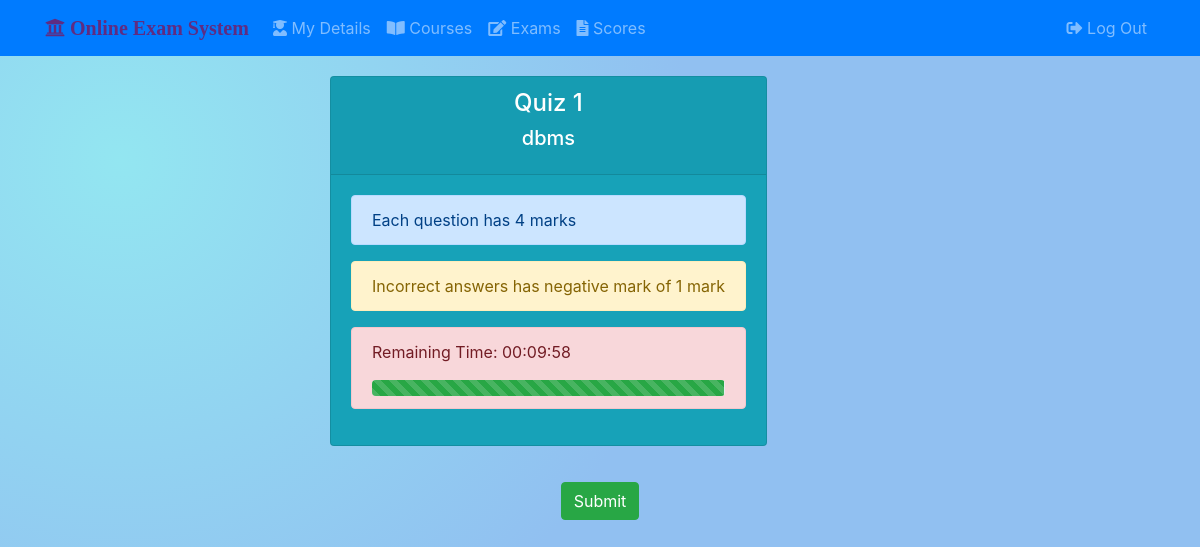
Before: /students/student001/exams/4 with the older database file.
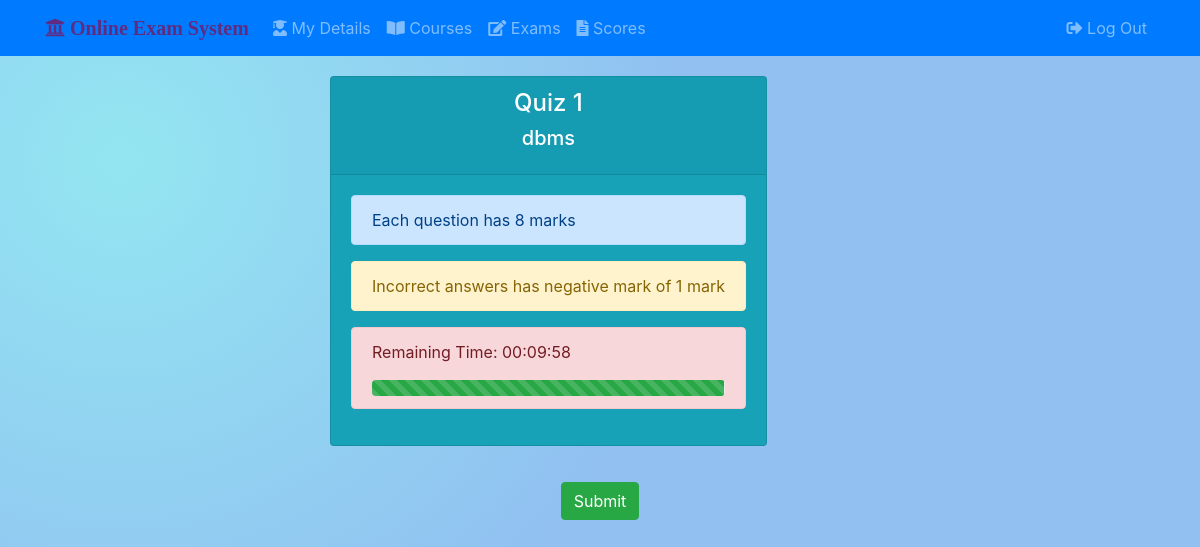
After: the same page with the newer database file.
### stud_app/models.py (models this page shows, shortened)
class Exam(models.Model):
    exam_name = models.CharField(max_length=40, unique=True)
    course_fk = models.ForeignKey(Course, verbose_name='Course', on_delete=models.CASCADE, null=True, blank=True)
    qn_mark = models.FloatField(default=4, null=True, blank=True)
    neg_mark = models.FloatField(default=1, null=True, blank=True)
    start_time = models.DateTimeField(null=True, blank=True)
    end_time = models.DateTimeField(null=True, blank=True)
    time_limit = models.DurationField(help_text='HH:MM:SS format') #widget=TimeDurationWidget(), required=False,
    is_active = models.BooleanField(default=True)
    created_on = models.DateTimeField(auto_now_add=True)
    updated_on = models.DateTimeField(auto_now=True)
    pub_date = models.DateTimeField('Date Published', auto_now_add=True, editable=False)
    def was_published_recently(self):
        now = timezone.now()
        return now - datetime.timedelta(days=1) <= self.pub_date <= now
    was_published_recently.short_description = 'Recently Published?'
    was_published_recently.boolean = True
    was_published_recently.admin_order_field = 'pub_date'
    class Meta:
        ordering = ['start_time',]

class Course(models.Model):
    course_code = models.CharField(max_length=6, unique=True)
    course_name = models.CharField(max_length=50)
    dept_fk = models.ForeignKey(Department, on_delete=models.CASCADE, null=True, blank=True)
    course_desc = models.TextField('Course Description',max_length=100,null=True,blank=True)

### stud_app/views.py (the view)
# urls.py: path('<username>/exams/<int:exam_id>', views.exam_view, name="exams"),
def exam_view(request, username, exam_id):
    student = get_object_or_404(Student, user__username = username)
    exam = Exam.objects.get(id=exam_id)
    questions = exam.question_set.all()
    if request.method == 'POST':
        total_marks = 0
        for qn in questions:
            selected = request.POST.getlist(str(qn.id))
            marked_correct = True
            for choice in qn.choice_set.all():
                if (choice.is_correct and str(choice.id) not in selected) or (not choice.is_correct and str(choice.id) in selected):
                    marked_correct = False
                    break
            if marked_correct:
                total_marks += exam.qn_mark
            else:
                if selected:
                    total_marks -= exam.neg_mark
        attendee = Attendee.objects.create(exam_fk=exam, student_fk=student, total_marks=total_marks)
        return HttpResponseRedirect(reverse('stud_app:scores', args=[username,]))
    else:
        context = {
                'username': username,
                'exam': exam,
                'questions': questions,
                'time_in_sec': int(exam.time_limit.total_seconds())
        }
        return render(request, 'stud_app/exam.html', context)

### stud_app/templates/stud_app/exam.html (shortened to what this page needs)
{% extends 'base.html' %}
{% load static %}
{% block head %}
    <link rel="stylesheet" href="{% static 'stud_app/css/exam.css' %}">
    <link rel="stylesheet" href="{% static 'stud_app/css/progressbar.css' %}">
{% endblock %}
{% block content %}
<div class="container">
<div class="row">
<div class="col-6 offset-3">
  <div class="card text-white bg-info mb-3 examcard">
    <div class="card-header"><h4 style="text-align: center;">{{ exam.exam_name }}</h4>
    <h5 class="card-title" style="text-align: center;">{{ exam.course_fk.course_name }}</h5>
    </div>
    <div class="card-body">
        <div class="alert alert-primary" role="alert">
            Each question has {{ exam.qn_mark }} mark{{ exam.qn_mark|pluralize }}
          </div>
      <div class="alert alert-warning" role="alert">
        Incorrect answers has negative mark of {{ exam.neg_mark }} mark{{ exam.neg_mark|pluralize }}
        </div>
        <div class="alert alert-danger" role="alert">
            <p>Remaining Time: <span id="pageBeginCountdownText">{{ time_in_sec }} seconds</span></p>
            <div class="progress">
                <div class="progress-bar progress-bar-animated progress-bar-striped bg-success" role="progressbar" style="width: 100%" aria-valuenow="{{ time_in_sec }}" aria-valuemin="0" aria-valuemax="{{ time_in_sec }}"></div>
            </div>
        </div>
    </div>
    </div>
  </div>
</div>
</div>
<form action="" method="post">
    <button type="button" class="btn btn-success" data-toggle="modal" data-target="#exampleModalCenter"
        id="mysubmit" style="display: block; margin:20px auto; margin-bottom: 20px;">Submit</button>
</form>
{% endblock content %}

Changed rows visible on the page:
changed Exam "Quiz 1": qn_mark "4" → "8"
